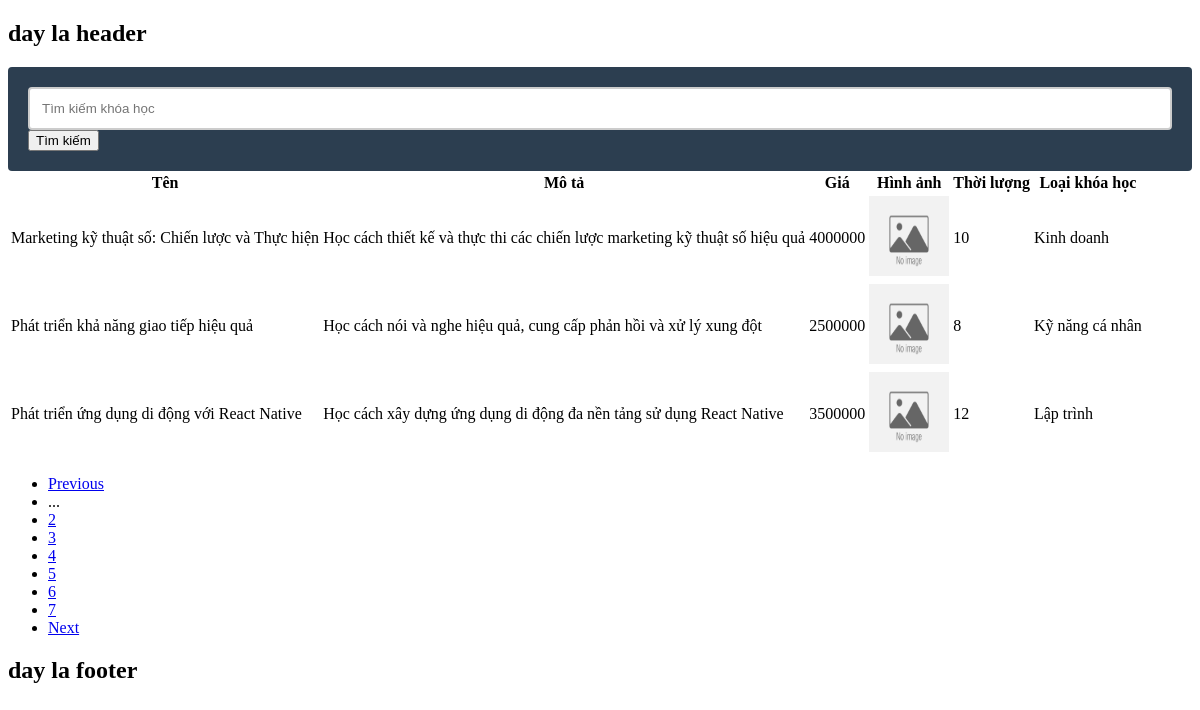
Screenshot of /courses_management.php?page=5 with the database file from the repository.
### tables this page shows
CREATE TABLE `courses` (
  `id` int NOT NULL,
  `name` varchar(255) NOT NULL,
  `description` text NOT NULL,
  `price` float NOT NULL,
  `image` varchar(255) NOT NULL,
  `video` varchar(255) NOT NULL,
  `duration` int NOT NULL,
  `category_id` int DEFAULT NULL,
  `deleted` tinyint(1) NOT NULL DEFAULT '0'
);

CREATE TABLE `categories` (
  `id` int NOT NULL,
  `name` varchar(255) NOT NULL
);

### classes/course.php (called while the page is built, shortened)
<?php
class Course
{
    public static function getPaging($conn, $limit, $offset)
    {
        try {
            $sql = "select c.id, c.name, c.description, c.price, c.image, c.video, c.duration,
            categories.name as category_name, c.deleted
            from courses c
            join categories on c.category_id = categories.id
            where c.deleted = false
            order by c.name asc
            limit :limit
            offset :offset";
            $stmt = $conn->prepare($sql);
            $stmt->bindValue(':limit', $limit, PDO::PARAM_INT);
            $stmt->bindValue(':offset', $offset, PDO::PARAM_INT);
            $stmt->setFetchMode(PDO::FETCH_CLASS, 'Course');
            $stmt->execute();
            if ($stmt->execute()) {
                $books = $stmt->fetchAll(PDO::FETCH_ASSOC);
                return $books;
            }
        } catch (PDOException $e) {
            echo $e->getMessage();
            return null;
        }
    }
    public static function count($conn)
    {
        try {
            $sql = "select count(id) from courses where deleted = false";
            return $conn->query($sql)->fetchColumn();
        } catch (PDOException $e) {
            echo $e->getMessage();
            return -1;
        }
    }
}

### inc/init.php (called while the page is built, shortened)
<?php
spl_autoload_register(
    function ($className) {
        $fileName = strtolower($className) . ".php";
        $dirRoot = dirname(__DIR__);
    }
);

### courses_management.php (the view, shortened to what this page needs)
<?
require "inc/init.php";
$conn = require 'inc/db.php';
$total = $_SESSION['role_id'] == 1 ? Course::countAll($conn) : Course::count($conn);
$limit = 3;
$currentpage = $_GET['page'] ?? 1;
$config = [
    'total' => $total,
    'limit' => $limit,
    'full' => false,
];
if ($_SERVER['REQUEST_METHOD'] == 'GET' && isset($_GET['search'])) {
    $search = $_GET['search'];
    $courses = Course::searchCoursePaging($conn, $search,$limit,($currentpage - 1) * $limit);
} else {
    $courses = $_SESSION['role_id'] == 1 ?
    Course::getPagingAll($conn, $limit, ($currentpage - 1) * $limit) :
    Course::getPaging($conn, $limit, ($currentpage - 1) * $limit);
}
?>
<!DOCTYPE html>
<html lang="vi">
<head>
</head>
<body>
    <form action="" method="get">
        <input type="text" name="search" id="search" placeholder="Tìm kiếm khóa học">
        <button type="submit">Tìm kiếm</button>
    </form>
    <?php if (!empty($courses)) : ?>
        <table>
            <thead>
                <tr>
                    <th>Tên</th>
                    <th>Mô tả</th>
                    <th>Giá</th>
                    <th>Hình ảnh</th>
                    <th>Thời lượng</th>
                    <th>Loại khóa học</th>
                </tr>
            </thead>
            <tbody>
                <?php foreach ($courses as $course) : ?>
                    <tr>
                        <td><?php echo $course['name']; ?></td>
                        <td><?php echo $course['description']; ?></td>
                        <td><?php echo $course['price']; ?></td>
                        <td>
                            <? if ($course['image'] && file_exists("uploads/" . $course['image'])) : ?>
                                <img src="uploads/<? echo $course['image'] ?>" width="80" height="80">
                            <? else : ?>
                                <img src="images/noimage.png" width="80" height="80">
                            <? endif; ?>
                        </td>
                        <td><?php echo $course['duration']; ?></td>
                        <td><?php echo $course['category_name']; ?></td>
                    </tr>
                <? endforeach; ?>
            </tbody>
        </table>
    <?php else : ?>
        <p>Không tìm thấy kết quả phù hợp</p>
    <?php endif; ?>
    <div class='content'>
    <?php
        $page = new Pagination($config);
        echo $page->getPagination();
    ?>
</div>
</body>
</html>

### css/style.css (style rules this page uses)
* { box-sizing: border-box; }
input[type=text], input[type=email], input[type=password], textarea { border: 2px solid #ccc; resize: vertical; padding: 12px; border-radius: 4px; width: 100%; }
form { padding: 20px; background: #2C3E50; color: #fff; -moz-border-radius: 4px; -webkit-border-radius: 4px; border-radius: 4px; }

### rows the page displays
courses: name "Marketing kỹ thuật số: Chiến lược và Thực hiện", description "Học cách thiết kế và thực thi các chiến lược marketing kỹ thuật số hiệu quả", price "4000000", duration "10", category.name "Kinh doanh"
courses: name "Phát triển khả năng giao tiếp hiệu quả", description "Học cách nói và nghe hiệu quả, cung cấp phản hồi và xử lý xung đột", price "2500000", duration "8", category.name "Kỹ năng cá nhân"
courses: name "Phát triển ứng dụng di động với React Native", description "Học cách xây dựng ứng dụng di động đa nền tảng sử dụng React Native", price "3500000", duration "12", category.name "Lập trình"
